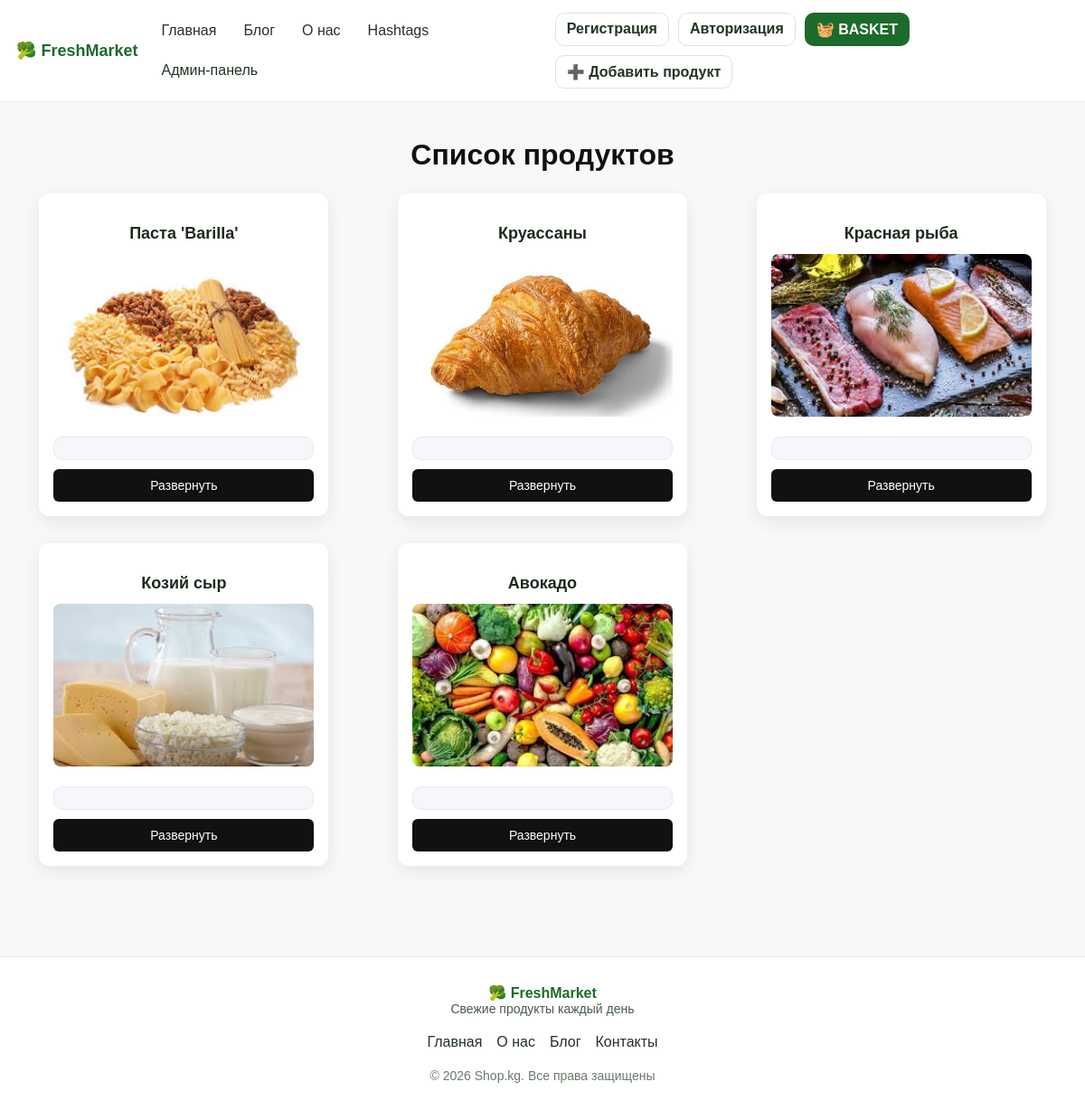
Screenshot of /products_list/ with the database file from the repository.
### products/models.py (models this page shows, shortened)
class Products(models.Model):
    name_products=models.CharField(max_length=100)
    image=models.ImageField(upload_to="products/", blank=True, null=True)
    price=models.PositiveIntegerField()
    stock = models.PositiveIntegerField(default=0)
    TYPE_PRODUCTS=(
        ('bakery products', 'Bakery products'),
        ('grains and pasta', 'Grains and pasta'),
        ('meat products', 'Meat products'),
        ('dairy products', 'Dairy products'),
        ('vegetables', 'Vegetables')
    )
    type_products=models.CharField(max_length=100, choices=TYPE_PRODUCTS )
    created_at=models.DateTimeField(auto_now_add=True)

### products/views.py (the view)
# urls.py: path('', include("products.urls")),
def products(request):
     if request.method== 'GET':
         products=Products.objects.all()
     return render(
         request,
         template_name='products/products_list.html',
         context={
             'products': products
         }
     )

### templates/products/products_list.html
{% load static %}
{% include '../header.html' %}
<link rel="stylesheet" href="{% static 'styles/style.css' %}?v=4">
<main class="news-container">
  <h1 class="news-title">Список продуктов</h1>
  <ul class="news-list">
    {% for i in products %}
      <li class="news-card">
        <h3 class="news-name">{{ i.name_products }}</h3>
        <img
          class="news-image"
          src="{{ i.image.url }}"
          alt="{{ i.name_products }}"
        >
        <span class="news-date">{{ i.create_at }}</span>
        <a class="news-button" href="/products_list/{{ i.id }}/">
          Развернуть
        </a>
      </li>
    {% endfor %}
  </ul>
</main>
{% include '../footer.html' %}

### static/styles/style.css (style rules this page uses)
* { box-sizing: border-box; }
.news-container { max-width: 1200px; margin: 0 auto; padding: 40px 20px; }
.news-title { text-align: center; font-size: 32px; margin-bottom: 40px; }
.news-list { list-style: none; padding: 0; margin: 0; display: grid; grid-template-columns: repeat(3, 1fr); gap: 30px; justify-items: center; }
.news-card { width: 100%; max-width: 320px; background: #fff; border-radius: 12px; padding: 16px; display: flex; flex-direction: column; box-shadow: 0 6px 18px rgba(0, 0, 0, 0.08); transition: transform 0.2s ease; }
.news-name { font-size: 18px; text-align: center; margin-bottom: 12px; }
.news-image { width: 100%; height: 180px; object-fit: cover; border-radius: 8px; margin-bottom: 12px; }
.news-date { text-align: center; font-size: 14px; color: #777; margin-bottom: 16px; }
.news-button { margin-top: auto; display: block; text-align: center; padding: 10px 0; background: #111; color: #fff; border-radius: 6px; text-decoration: none; font-size: 14px; transition: background 0.2s ease; }
.news-title { font-size: 32px; text-align: center; margin: 0 0 24px; color: #111; }
.news-price, .news-stock, .news-category, .news-date { font-size: 16px; line-height: 1.5; margin: 10px 0; color: #222; }
.news-price, .news-stock, .news-category, .news-date { padding: 12px 14px; border-radius: 10px; background: #f6f7fb; border: 1px solid #e8eaf2; }
.news-date { display: block; }

### rows the page displays
Products: name_products "Паста 'Barilla'", image (picture)
Products: name_products "Круассаны", image (picture)
Products: name_products "Красная рыба", image (picture)
Products: name_products "Козий сыр", image (picture)
Products: name_products "Авокадо", image (picture)
